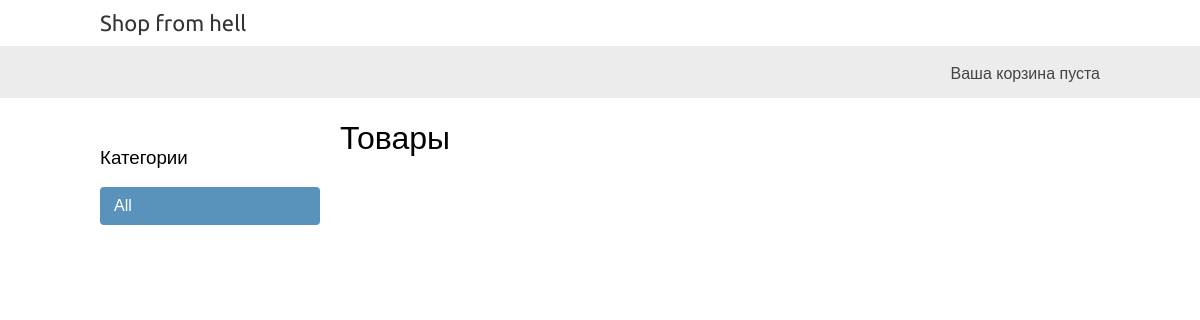
The app's page /, older data.
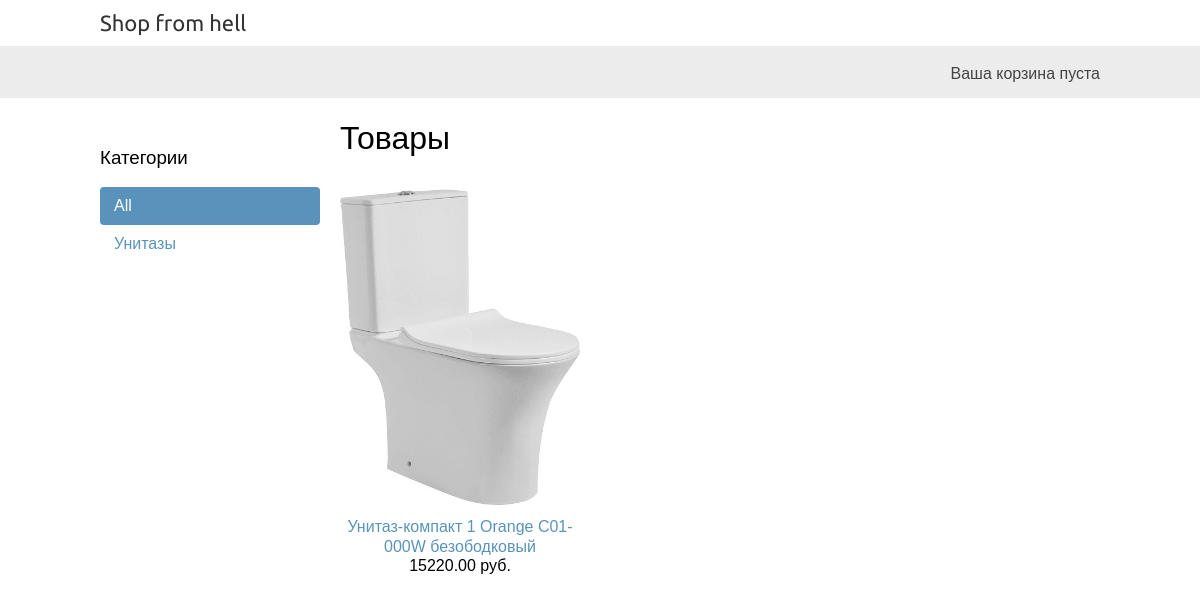
The same page, newer data.
### onlineshop/models.py (models this page shows, shortened)
class Category(models.Model):
    name = models.CharField(max_length=200, db_index=True)
    slug = models.SlugField(max_length=200, unique=True)
    class Meta:
        ordering = ('name',)
        verbose_name = 'Категория'
        verbose_name_plural = 'Категории'
    def get_absolute_url(self):
        return reverse('onlineshop:product_list_by_category', args=[self.slug])

class Product(models.Model):
    category = models.ForeignKey(Category, related_name='products', on_delete=models.CASCADE)
    name = models.CharField(max_length=200, db_index=True)
    slug = models.SlugField(max_length=200, db_index=True)
    image = models.ImageField(upload_to='products/', blank=True, null=True)
    description = models.TextField(blank=True)
    price = models.DecimalField(max_digits=10, decimal_places=2)
    available = models.BooleanField(default=True)
    created = models.DateTimeField(auto_now_add=True)
    updated = models.DateTimeField(auto_now=True)
    class Meta:
        ordering = ('name',)
        index_together = (('id', 'slug'),)
    def get_absolute_url(self):
        return reverse('onlineshop:product_detail', args=[self.id, self.slug])

### onlineshop/views.py (the view)
# urls.py: path('', views.product_list, name='product_list'),
def product_list(request, category_slug=None):
    category = None
    categories = Category.objects.all()
    products = Product.objects.filter(available=True)
    if category_slug:
        category = get_object_or_404(Category, slug=category_slug)
        products = products.filter(category=category)
    return render(request, 'product/list.html', {'category': category, 'categories': categories, 'products': products})

### cart/cart.py (called while the page is built)
    def __len__(self):
        return sum(item['quantity'] for item in self.cart.values())

### cart/context_processors.py (called while the page is built)
def cart(request):
    return {'cart': Cart(request)}

### onlineshop/templates/product/list.html (shortened to what this page needs)
{% extends 'base.html' %}
{% load static %}
{% block content %}
    <div id="sidebar">
        <h3>Категории</h3>
        <ul>
            <li {% if not category %}class="selected"{% endif %}>
                <a href="{% url 'onlineshop:product_list' %}">All</a>
            </li>
            {% for c in categories %}
            <li {% if category.slug == c.slug %}class="selected"{% endif %}>
                <a href="{{ c.get_absolute_url }}">{{ c.name }}</a>
            </li>
            {% endfor %}
        </ul>
    </div>
    <div>
        <div id="main" class="product-list">
            <h1>{% if category %}{{ category.name }}{% else %}Товары{% endif %}</h1>
            {% for product in products %}
                <div class="item">
                    <a href="{{ product.get_absolute_url }}">
                        <img src="{% if product.image %}{{ product.image.url }}{% else %}{% static "img/noimg.jpg" %}{% endif %} ">
                    </a>
                    <a href="{{ product.get_absolute_url }}">{{ product.name }}</a>
                    <br>
                    {{ product.price }} руб.
                </div>
            {% endfor %}
        </div>
    </div>
{% endblock %}

Row changes from the older to the newer data that the page shows:
added Category: name "Унитазы"
added Product: image (picture), name "Унитаз-компакт 1 Orange C01-000W безободковый", price "15220.00"
